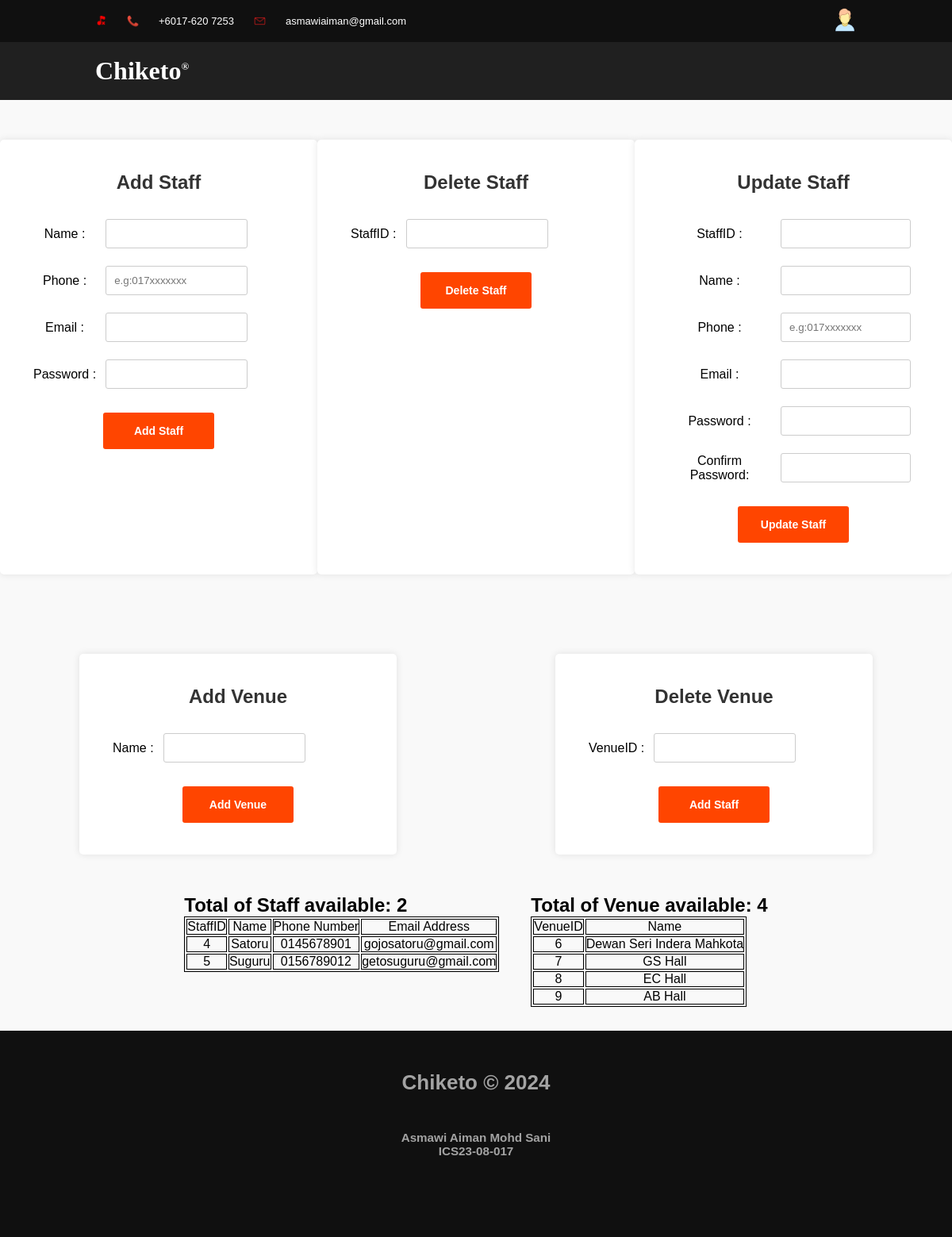
The app's page /admin-home/ (signed in), older data.
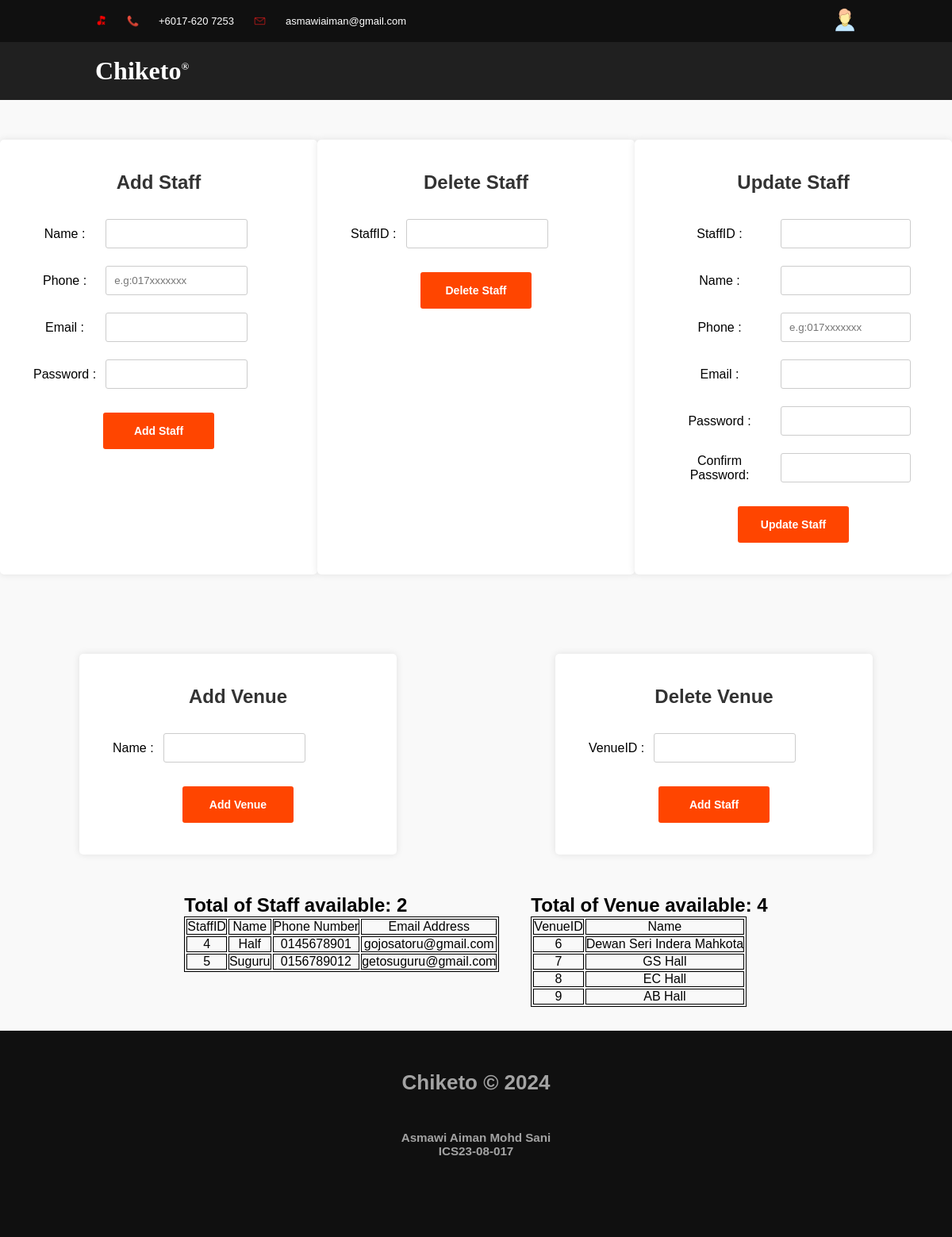
The same page, newer data.
### chiketo/models.py (models this page shows, shortened)
class Staff(models.Model):
    staffID=models.AutoField(primary_key=True)
    name=models.TextField()
    email=models.EmailField(unique=True)
    phone=models.TextField()
    password=models.TextField()

class Venue(models.Model):
    venueID=models.AutoField(primary_key=True)
    name=models.TextField()

### chiketo/views.py (the view, shortened to what this page needs)
# urls.py: path('admin-home/',views.adminmenu,name='adminmenu'),
def adminmenu(request):
    user_id = request.session.get('user_id')
    if not request.session.get('user_type') == 'admin':
        request.session.flush()
        messages.error(request, "You do not have permission to view this page. Please login again")
        return redirect('login')
    admin = Admin.objects.get(adminID=user_id)
    name = admin.name
    staffs = Staff.objects.all()
    nstaffs = Staff.objects.all().count()
    venues=Venue.objects.all()
    nvenues=Venue.objects.all().count()
    context = {
        'staffs': staffs,
        'nstaffs': nstaffs,
        'name': name,
        'venues':venues,
        "nvenues":nvenues,
    }
    return render(request, 'admin/adminmenu.html', context)

### chiketo/templates/admin/adminmenu.html (shortened to what this page needs)
{% load static %}
<!DOCTYPE html>
<html lang="en">
<head>
</head>
<body>
    <div class="container">
        <div class="header">
            <div class="header-content">
                <div class="contact-info">
                    <div class="song">
                        <img src="{% static 'music.png' %}" alt="Toggle Music" class="toggle-button" id="toggleButton">
                    </div>
                    <img src="{% static 'phone.png' %}" alt="Phone Icon">+6017-620 7253
                    <img src="{% static 'email.png' %}" alt="Email Icon">asmawiaiman@gmail.com
                </div>
                <div class="auth-links" style="display: flex; align-items: center; gap: 10px;">
                    <div class="profile">
                        <img src="{% static 'user.png' %}" alt="Profile" id="profileImage" style="width: 30px; height: auto;">
                    </div>
                </div>
            </div>
        </div>
        <div class="menu-container">
            <div class="menu-content">
                <a href="{% url 'adminmenu' %}" style="text-decoration: none;"><h1 style="font-family: 'Times New Roman', Times, serif; color: #fff;">Chiketo<span style="font-size: small; vertical-align: super;">&reg;</span></h1></a>
            </div>
        </div>
        <div style="display: flex; flex-wrap: wrap; justify-content: center; align-content: center;">
            <div class="login-container">
                <h2>Add Staff</h2>
                <form action="" method="post">
                    <table>
                        <tr>
                            <td>Name :</td>
                            <td><input type="text" name="name" required></td>
                        </tr>
                        <tr>
                            <td>Phone :</td>
                            <td><input type="text" name="phone" placeholder="e.g:017xxxxxxx" required></td>
                        </tr>
                        <tr>
                            <td>Email :</td>
                            <td><input type="email" name="email" required></td>
                        </tr>
                        <tr>
                            <td>Password :</td>
                            <td><input type="password" name="password" required></td>
                        </tr>
                    </table>
                    <br>
                        <button type="submit" class="login-btn">Add Staff</button>
                </form>
            </div>
            <div class="login-container">
                <h2>Delete Staff</h2>
                <form action="" method="post">
                    <table>
                        <tr>
                            <td>StaffID :</td>
                            <td><input type="text" name="staff_id" required></td>
                        </tr>
                    </table>
                    <br>
                        <button type="submit" class="login-btn">Delete Staff</button>
                </form>
            </div>
            <div class="login-container">
                <h2>Update Staff</h2>
                <form action="" method="post">
                    <table>
                        <tr>
                            <td>StaffID :</td>
                            <td><input type="text" name="staffid" required ></td>
                        </tr>
                        <tr>
                            <td>Name :</td>
                            <td><input type="text" name="sname" required></td>
                        </tr>
                        <tr>
                            <td>Phone :</td>
                            <td><input type="text" name="sphone" placeholder="e.g:017xxxxxxx" required></td>
                        </tr>
                        <tr>
                            <td>Email :</td>
                            <td><input type="email" name="semail" required></td>
                        </tr>
                        <tr>
                            <td>Password :</td>
                            <td><input type="password" name="spassword" required></td>
                        </tr>
                        <tr>
                            <td>Confirm Password:</td>
                            <td><input type="password" name="confirm" required></td>
                        </tr>
                    </table>
                    <br>
                        <button type="submit" class="login-btn">Update Staff</button>
                </form>
            </div>
            <div class="login-container">
                <h2>Add Venue</h2>
                <form action="" method="post">
                    <table>
                        <tr>
                            <td>Name :</td>
                            <td><input type="text" name="venue_name" required></td>
                        </tr>
                    </table>
                    <br>
                        <button type="submit" class="login-btn">Add Venue</button>
                </form>
            </div>
            <div class="login-container">
                <h2>Delete Venue</h2>
                <form action="" method="post">
                    <table>
                        <tr>
                            <td>VenueID :</td>
                            <td><input type="text" name="venue_id" required></td>
                        </tr>
                    </table>
                    <br>
                        <button type="submit" class="login-btn">Add Staff</button>
                </form>
            </div>
        </div>
        <div style="display: flex; flex-wrap: wrap; justify-content: center; align-content: center;">
            <div class="staff" style="margin: 0 20px 0;">
                <h2>Total of Staff available: {{nstaffs}}</h2>
                <table style="border: 1px solid black; margin-bottom: 30px; text-align: center;">
                    <tr style="border: 1px solid black;">
                        <td style="border: 1px solid black;">StaffID</td>
                        <td style="border: 1px solid black;">Name</td>
                        <td style="border: 1px solid black;">Phone Number</td>
                        <td style="border: 1px solid black;">Email Address</td>
                    </tr>
                    {% for i in staffs %}
                    <tr style="border: 1px solid black;">
                        <td style="border: 1px solid black;">{{i.staffID}}</td>
                        <td style="border: 1px solid black;">{{i.name}}</td>
                        <td style="border: 1px solid black;">{{i.phone}}</td>
                        <td style="border: 1px solid black;">{{i.email}}</td>
                    </tr>
                    {% endfor %}
                </table>
            </div>
            <div class="venue" style="margin: 0 20px 0;">
                <h2>Total of Venue available: {{nvenues}}</h2>
                <table style="border: 1px solid black; margin-bottom: 30px; text-align: center;">
                    <tr style="border: 1px solid black;">
                        <td style="border: 1px solid black;">VenueID</td>
                        <td style="border: 1px solid black;">Name</td>
                    </tr>
                    {% for i in venues %}
                    <tr style="border: 1px solid black;">
                        <td style="border: 1px solid black;">{{i.venueID}}</td>
                        <td style="border: 1px solid black;">{{i.name}}</td>
                    </tr>
                    {% endfor %}
                </table>
            </div>
        </div>
        <div class="footer">
            <center>
                <h1>Chiketo &copy; 2024</h1><br><br><br>
                <h3>Asmawi Aiman Mohd Sani</h3>
                <h3>ICS23-08-017</h3>
            </center>
        </div>
    </div>
</body>
</html>

### chiketo/templates/admin/adminmenu.html (style rules this page uses)
* { margin: 0; padding: 0; box-sizing: border-box; }
body { font-family: Arial, Helvetica, sans-serif; max-width: 100%; overflow-x: hidden; display: flex; flex-direction: column; align-items: center; background-color: #f9f9f9; min-height: 100vh; }
.container { width: 100%; display: flex; flex-direction: column; }
.header { background-color: rgb(16, 16, 16); color: rgb(163, 163, 163); padding: 10px 0; font-size: small; }
.header-content { width: 80%; margin: 0 auto; display: flex; justify-content: space-between; align-items: center; }
.contact-info { display: flex; align-items: center; gap: 25px; color: #fff; }
.contact-info img { width: 15px; height: auto; }
.menu-container { width: 100%; background-color: rgb(32, 32, 32); padding: 10px 0 18px; padding-top: 18px; }
.menu-content { width: 80%; margin: 0 auto; display: flex; justify-content: space-between; align-items: center; }
.login-container { background-color: white; padding: 40px; border-radius: 5px; box-shadow: 0 0 10px rgba(0, 0, 0, 0.1); width: 400px; margin: 50px auto; text-align: center; }
.login-container h2 { margin-bottom: 20px; color: #333; }
.login-container input[type="text"], .login-container input[type="password"], .login-container input[type="email"] { width: calc(100% - 20px); padding: 10px; margin: 10px 0; border: 1px solid #ccc; border-radius: 3px; outline: none; }
.login-container button { width: 140px; padding: 15px; border: none; border-radius: 3px; cursor: pointer; font-weight: bold; font-size: 14px; }
.login-btn { background-color: orangered; color: white; }
.footer { background-color: rgb(16, 16, 16); color: rgb(163, 163, 163); font-size: small; padding-top: 50px; padding-bottom: 100px; }
.toggle-button { width: 100px; height: 100px; cursor: pointer; }
.profile { cursor: pointer; position: relative; }

Row changes from the older to the newer data that the page shows:
changed Staff "gojosatoru@gmail.com": name "Satoru" → "Half"
